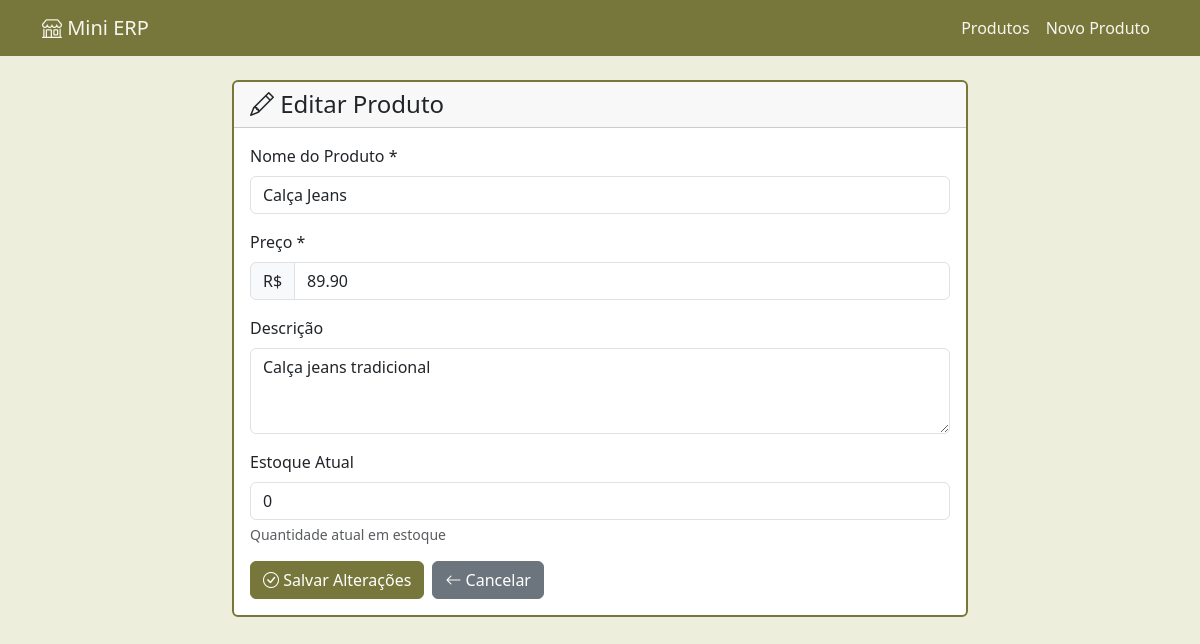
The page /produto/edit?id=2 on the database its author committed.
### tables this page shows
CREATE TABLE produtos (
    id INT AUTO_INCREMENT PRIMARY KEY,
    nome VARCHAR(255) NOT NULL,
    preco DECIMAL(10,2) NOT NULL,
    descricao TEXT,
    ativo BOOLEAN DEFAULT TRUE,
    created_at TIMESTAMP DEFAULT CURRENT_TIMESTAMP,
    updated_at TIMESTAMP DEFAULT CURRENT_TIMESTAMP ON UPDATE CURRENT_TIMESTAMP
);

### app/controllers/ProdutoController.php (called while the page is built, shortened)
<?php
class ProdutoController extends Controller
{
    public function edit(): void
    {
        $id = (int)($_GET['id'] ?? 0);
        $produto = Produto::find($id);
        $estoque = Produto::getEstoque($id);
        $this->view('produtos/edit', [
            'produto' => $produto,
            'estoque' => $estoque
        ]);
    }
}

### config/database.php (called while the page is built)
<?php
return [
    'host'   => 'localhost',
    'dbname' => 'mini_erp',
    'user'   => 'root',
    'pass'   => 'Pink2025*',
];

### app/core/Model.php (called while the page is built, shortened)
<?php
abstract class Model
{
    private static ?PDO $db = null;
    protected static function db(): PDO
    {
        if (self::$db === null) {
            $config = require BASE_PATH . '/config/database.php';
            $dsn = "mysql:host={$config['host']};dbname={$config['dbname']};charset=utf8mb4";
            try {
                self::$db = new PDO($dsn, $config['user'], $config['pass'], [
                    PDO::ATTR_ERRMODE => PDO::ERRMODE_EXCEPTION,
                    PDO::ATTR_DEFAULT_FETCH_MODE => PDO::FETCH_ASSOC,
                ]);
            } catch (PDOException $e) {
                die('Falha na conexão: ' . $e->getMessage());
            }
        }
        return self::$db;
    }
}

### app/models/Produto.php (called while the page is built, shortened)
<?php
class Produto extends Model
{
    public static function find(int $id): ?array
    {
        $stmt = self::db()->prepare("SELECT * FROM produtos WHERE id = ? AND ativo = 1");
        $stmt->execute([$id]);
        $produto = $stmt->fetch();
        return $produto ?: null;
    }
    public static function getEstoque(int $produtoId, ?int $variacaoId = null): int
    {
        if ($variacaoId) {
            $stmt = self::db()->prepare("
                SELECT quantidade FROM estoque
                WHERE produto_id = ? AND variacao_id = ?
            ");
            $stmt->execute([$produtoId, $variacaoId]);
        } else {
            $stmt = self::db()->prepare("
                SELECT quantidade FROM estoque
                WHERE produto_id = ? AND variacao_id IS NULL
            ");
            $stmt->execute([$produtoId]);
        }
        $result = $stmt->fetch();
        return $result ? (int)$result['quantidade'] : 0;
    }
}

### app/views/produtos/edit.php (the view, shortened to what this page needs)
<div class="row justify-content-center">
    <div class="col-md-8">
        <div class="card">
            <div class="card-header">
                <h4 class="mb-0"><i class="bi bi-pencil"></i> Editar Produto</h4>
            </div>
            <div class="card-body">
                <form action="/produto/update" method="POST">
                    <div class="mb-3">
                        <label for="nome" class="form-label">Nome do Produto *</label>
                        <input type="text" class="form-control" id="nome" name="nome"
                               value="<?= htmlspecialchars($produto['nome']) ?>" required>
                    </div>
                    <div class="mb-3">
                        <label for="preco" class="form-label">Preço *</label>
                        <div class="input-group">
                            <span class="input-group-text">R$</span>
                            <input type="number" class="form-control" id="preco" name="preco"
                                   step="0.01" min="0.01" value="<?= $produto['preco'] ?>" required>
                        </div>
                    </div>
                    <div class="mb-3">
                        <label for="descricao" class="form-label">Descrição</label>
                        <textarea class="form-control" id="descricao" name="descricao" rows="3"><?= htmlspecialchars($produto['descricao']) ?></textarea>
                    </div>
                    <div class="mb-3">
                        <label for="estoque" class="form-label">Estoque Atual</label>
                        <input type="number" class="form-control" id="estoque" name="estoque"
                               min="0" value="<?= $estoque ?>">
                        <div class="form-text">Quantidade atual em estoque</div>
                    </div>
                    <div class="d-flex gap-2">
                        <button type="submit" class="btn btn-primary">
                            <i class="bi bi-check-circle"></i> Salvar Alterações
                        </button>
                        <a href="/produto/show?id=<?= $produto['id'] ?>" class="btn btn-secondary">
                            <i class="bi bi-arrow-left"></i> Cancelar
                        </a>
                    </div>
                </form>
            </div>
        </div>
    </div>
</div>
<?php
require BASE_PATH . '/app/views/layout.php';
?>

### app/views/layout.php (style rules this page uses)
.btn-primary { background-color: #77773c; border-color: #77773c; }
.card { border: 2px solid #77773c; }

### rows shown on the page
produtos: nome "Calça Jeans", preco "89.90", descricao "Calça jeans tradicional"
